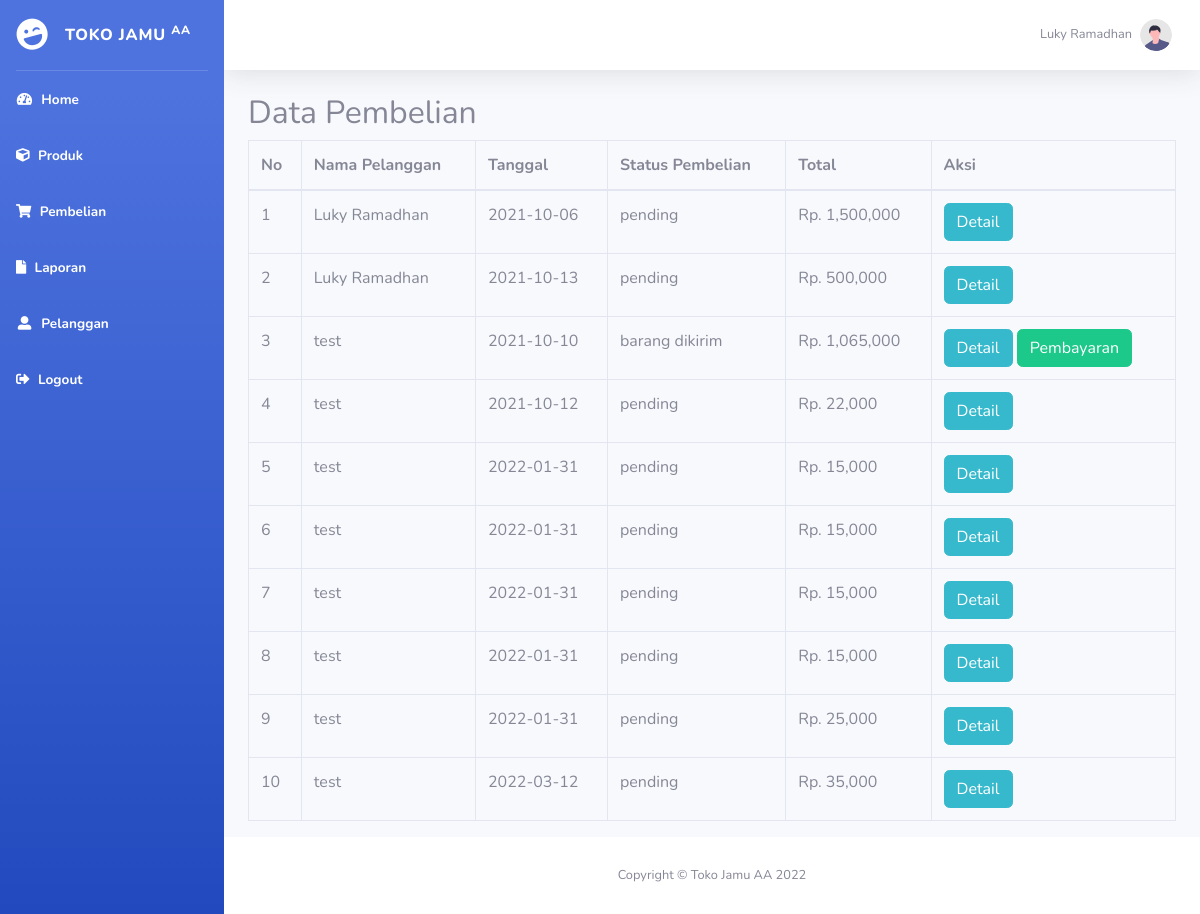
Page /admin/index.php?halaman=pembelian (signed in) on the committed database.
### tables this page shows
CREATE TABLE `pembelian` (
  `id_pembelian` int(5) NOT NULL,
  `id_pelanggan` int(4) NOT NULL,
  `id_kota` int(2) NOT NULL,
  `tgl_pembelian` date NOT NULL,
  `total_pembelian` int(10) NOT NULL,
  `alamat` varchar(100) NOT NULL,
  `nama_kota` varchar(25) NOT NULL,
  `tarif` int(5) NOT NULL,
  `status_pembelian` varchar(30) NOT NULL DEFAULT 'pending',
  `resi_pengiriman` varchar(40) NOT NULL
);

CREATE TABLE `pelanggan` (
  `id_pelanggan` int(4) NOT NULL,
  `email_pelanggan` varchar(50) NOT NULL,
  `password_pelanggan` varchar(100) NOT NULL,
  `nama_pelanggan` varchar(50) NOT NULL,
  `telepon_pelanggan` varchar(13) NOT NULL
);

### admin/pembelian.php (the view)
<h2>Data Pembelian</h2>
<table class="table table-bordered">
	<thead>
		<tr>
			<th>No</th>
			<th>Nama Pelanggan</th>
			<th>Tanggal</th>
			<th>Status Pembelian</th>
			<th>Total</th>
			<th>Aksi</th>
		</tr>
	</thead>
	<tbody>
		<?php $nomor=1; ?>
		<?php $ambil=$koneksi->query("SELECT * FROM pembelian JOIN pelanggan ON pembelian.id_pelanggan=pelanggan.id_pelanggan"); ?>
		<?php while($pecah = $ambil->fetch_assoc()) :?>
		<tr>
			<td><?= $nomor  ?></td>
			<td><?= $pecah["nama_pelanggan"]; ?></td>
			<td><?= $pecah["tgl_pembelian"]; ?></td>
			<td><?= $pecah["status_pembelian"]; ?></td>
			<td>Rp. <?= number_format($pecah["total_pembelian"]); ?></td>
			<td>
				<a href="index.php?halaman=detail&id=<?= $pecah["id_pembelian"]; ?>" class="btn btn-info">Detail</a>
				<?php if ($pecah['status_pembelian']!=="pending"): ?>
					<a href="index.php?halaman=pembayaran&id=<?= $pecah["id_pembelian"]; ?>" class="btn btn-success">
					Pembayaran
					</a>
				<?php endif ?>
			</td>
		</tr>
		<?php $nomor++ ?>
	<?php endwhile;?>
	</tbody>
</table>

### rows in the picture
pembelian: id_pelanggan.nama_pelanggan "Luky Ramadhan", tgl_pembelian "2021-10-06", status_pembelian "pending", total_pembelian "1,500,000"
pembelian: id_pelanggan.nama_pelanggan "Luky Ramadhan", tgl_pembelian "2021-10-13", status_pembelian "pending", total_pembelian "500,000"
pembelian: id_pelanggan.nama_pelanggan "test", tgl_pembelian "2021-10-10", status_pembelian "barang dikirim", total_pembelian "1,065,000"
pembelian: id_pelanggan.nama_pelanggan "test", tgl_pembelian "2021-10-12", status_pembelian "pending", total_pembelian "22,000"
pembelian: id_pelanggan.nama_pelanggan "test", tgl_pembelian "2022-01-31", status_pembelian "pending", total_pembelian "15,000"
pembelian: id_pelanggan.nama_pelanggan "test", tgl_pembelian "2022-01-31", status_pembelian "pending", total_pembelian "15,000"
pembelian: id_pelanggan.nama_pelanggan "test", tgl_pembelian "2022-01-31", status_pembelian "pending", total_pembelian "15,000"
pembelian: id_pelanggan.nama_pelanggan "test", tgl_pembelian "2022-01-31", status_pembelian "pending", total_pembelian "15,000"
pembelian: id_pelanggan.nama_pelanggan "test", tgl_pembelian "2022-01-31", status_pembelian "pending", total_pembelian "25,000"
pembelian: id_pelanggan.nama_pelanggan "test", tgl_pembelian "2022-03-12", status_pembelian "pending", total_pembelian "35,000"

### other values in the picture
$_SESSION['admin']['nama_lengkap'] "Luky Ramadhan"
